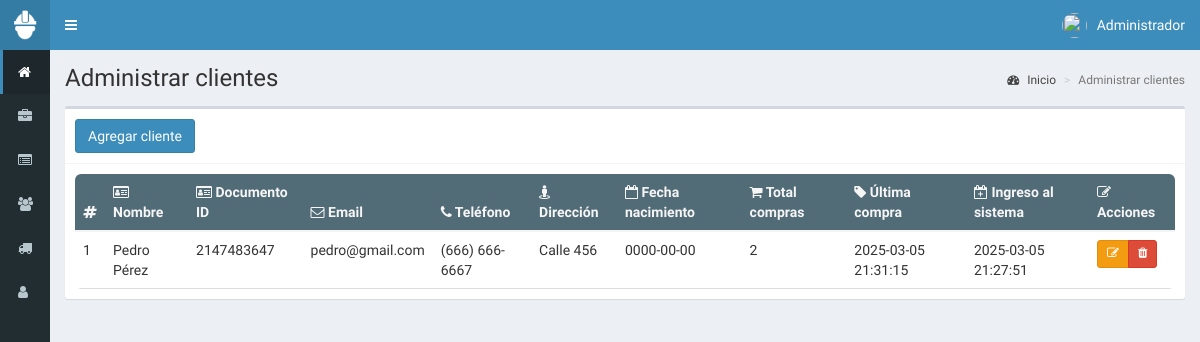
Screenshot of /clientes (signed in) with the database file from the repository.
### tables this page shows
CREATE TABLE `clientes` (
  `id` int(11) NOT NULL,
  `nombre` text NOT NULL,
  `documento` int(11) NOT NULL,
  `email` text NOT NULL,
  `telefono` text NOT NULL,
  `direccion` text NOT NULL,
  `fecha_nacimiento` date NOT NULL,
  `compras` int(11) NOT NULL,
  `ultima_compra` datetime NOT NULL,
  `fecha` timestamp NOT NULL DEFAULT current_timestamp() ON UPDATE current_timestamp(),
  `fecha_crea` datetime DEFAULT NULL
);

### controladores/plantilla.controlador.php (called while the page is built)
<?php
class ControladorPlantilla{
	static public function ctrPlantilla(){
		include "vistas/plantilla.php";
	}
}

### index.php (called while the page is built, shortened)
<?php
require_once "controladores/plantilla.controlador.php";
require_once "controladores/productos.controlador.php";
require_once "controladores/clientes.controlador.php";
require_once "controladores/costos.controlador.php";
require_once "modelos/clientes.modelo.php";
$plantilla = new ControladorPlantilla();
$plantilla -> ctrPlantilla();

### controladores/clientes.controlador.php (called while the page is built, shortened)
<?php
class ControladorClientes
{
	static public function ctrMostrarClientes($item, $valor)
	{
		$tabla = "clientes";
		$respuesta = ModeloClientes::mdlMostrarClientes($tabla, $item, $valor);
		return $respuesta;
	}
}

### modelos/conexion.php (called while the page is built)
<?php
class Conexion{
	static public function conectar(){
		$link = new PDO("mysql:host=localhost;dbname=inventory",
			            "root",
			            "");
		$link->exec("set names utf8");
		return $link;
	}
}

### modelos/clientes.modelo.php (called while the page is built, shortened)
<?php
require_once "conexion.php";
class ModeloClientes
{
	static public function mdlMostrarClientes($tabla, $item, $valor)
	{
		if ($item != null) {
			$stmt = Conexion::conectar()->prepare("SELECT * FROM $tabla WHERE $item = :$item");
			$stmt->bindParam(":" . $item, $valor, PDO::PARAM_STR);
			$stmt->execute();
			return $stmt->fetch();
		} else {
			$stmt = Conexion::conectar()->prepare("SELECT * FROM $tabla ORDER BY nombre ASC");
			$stmt->execute();
			return $stmt->fetchAll();
		}
	}
}

### vistas/modulos/clientes.php (the view, shortened to what this page needs)
<div class="content-wrapper">
  <section class="content-header">
    <h1>
      Administrar clientes
    </h1>
    <ol class="breadcrumb">
      <li><a href="inicio"><i class="fa fa-dashboard"></i> Inicio</a></li>
      <li class="active">Administrar clientes</li>
    </ol>
  </section>
  <section class="content">
    <div class="box">
      <div class="box-header with-border">
        <button class="btn btn-primary" data-toggle="modal" data-target="#modalAgregarCliente">
          Agregar cliente
        </button>
      </div>
      <div class="box-body">
        <table class="table  table-hover dt-responsive tablas tablaClientes tabla-redondeada" width="100%">
          <thead>
            <tr>
              <th style="width:10px"><i class="fa fa-hashtag"></i></th>
              <th><i class="fa fa-id-card-o"></i> Nombre</th>
              <th><i class="fa fa-id-card-o"></i> Documento ID</th>
              <th><i class="fa fa-envelope-o"></i> Email</th>
              <th><i class="fa fa-phone"></i> Teléfono</th>
              <th><i class="fa fa-street-view"></i> Dirección</th>
              <th><i class="fa fa-calendar-o"></i> Fecha nacimiento</th>
              <th><i class="fa fa-shopping-cart"></i> Total compras</th>
              <th><i class="fa fa-tag"></i> Última compra</th>
              <th><i class="fa fa-calendar-plus-o"></i> Ingreso al sistema</th>
              <th><i class="fa fa-pencil-square-o"></i> Acciones</th>
            </tr>
          </thead>
          <tbody>
            <?php
            $item = null;
            $valor = null;
            $clientes = ControladorClientes::ctrMostrarClientes($item, $valor);
            foreach ($clientes as $key => $value) {
              echo '<tr>
                    <td>' . ($key + 1) . '</td>
                    <td>' . $value["nombre"] . '</td>
                    <td>' . $value["documento"] . '</td>
                    <td>' . $value["email"] . '</td>
                    <td>' . $value["telefono"] . '</td>
                    <td>' . $value["direccion"] . '</td>
                    <td>' . $value["fecha_nacimiento"] . '</td>
                    <td>' . $value["compras"] . '</td>
                    <td>' . $value["ultima_compra"] . '</td>
                    <td>' . $value["fecha_crea"] . '</td>
                    <td>
                      <div class="btn-group">
                        <button class="btn btn-warning btnEditarCliente" data-toggle="modal" data-target="#modalEditarCliente" idCliente="' . $value["id"] . '"><i class="fa fa-edit"></i></button>';
              if ($_SESSION["perfil"] == "Administrador") {
                echo '<button class="btn btn-danger btnEliminarCliente" idCliente="' . $value["id"] . '"><i class="fa fa-trash"></i></button>';
              }
              echo '</div>
                    </td>
                  </tr>';
            }
            ?>
          </tbody>
        </table>
      </div>
    </div>
  </section>
</div>

### vistas/css/personal.css (style rules this page uses)
.tablaClientes thead { background-color: #526c77; color: whitesmoke; }
.tabla-redondeada { border-collapse: collapse; width: 100%; border-radius: 6px; overflow: hidden; }
.tabla-redondeada td { padding: 8px; text-align: left; border-top: 1px solid #ddd; }
.tabla-redondeada tbody tr:last-child td { border-bottom: 1px solid #ddd; }
.btnEditarProducto, .btnEliminarProducto, .btnEditarCategoria, .btnEliminarCategoria, .btnRenovarVenta, .btnContactar, .btnImprimirVenta, .btnDevolverVenta, .btnDevolverCosto, .btnRenovarCosto, .btnImprimirGasto, .btnEditarGasto, .btnEliminarGasto, .btnEditarCliente, .btnEliminarCliente, .btnEditarProveedor, .btnEliminarProveedor, .btnEditarUsuario, .btnEliminarUsuario { padding: 4px 9px; font-size: 12px; }

### rows the page displays
clientes: nombre "Pedro Pérez", documento "2147483647", email "pedro@gmail.com", telefono "(666) 666-6667", direccion "Calle 456", fecha_nacimiento "0000-00-00", compras "2", ultima_compra "2025-03-05 21:31:15", fecha_crea "2025-03-05 21:27:51"

### other values shown
$_SESSION["nombre"] "Administrador"
